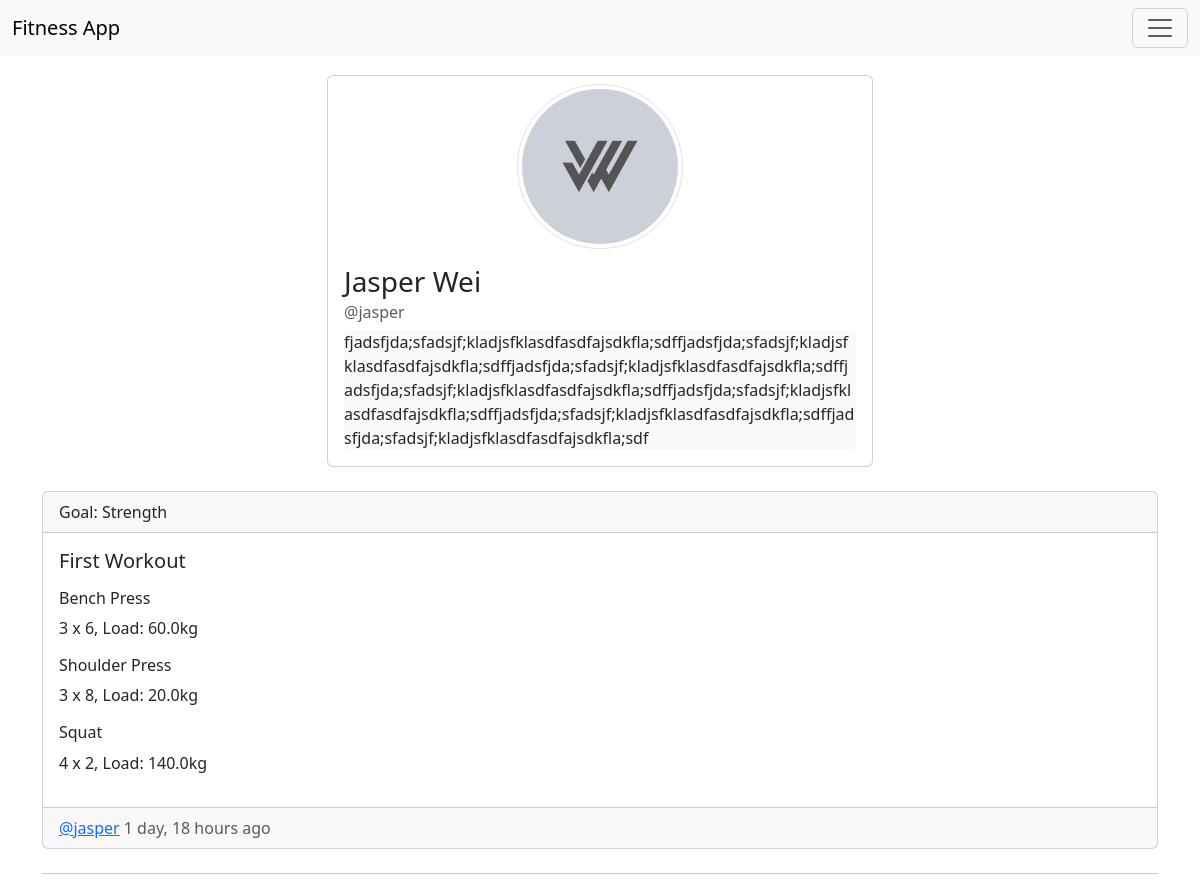
The page /base/userprofile/1 on the database its author committed.
### base/models.py (models this page shows)
class User(AbstractUser):
    email = models.EmailField(unique=True, null=True)
    bio = models.TextField(null=True)
    goal = models.ForeignKey(GoalsModel, on_delete=models.SET_NULL, null=True, blank=True)
    USERNAME_FIELD = 'email'
    REQUIRED_FIELDS = []
    pic = models.ImageField(null=True, default='person.svg')

class Workout(models.Model):
    class Meta:
        ordering = ["-created"]
    title = models.CharField(max_length=200, default="My workout")
    exercises = models.ManyToManyField(Exercise)
    created = models.DateTimeField(auto_now=True)
    user = models.ForeignKey(User, on_delete=models.CASCADE)
    goal = models.ForeignKey(GoalsModel, on_delete=models.SET_NULL, null=True)
    def __str__(self):
        return str(self.title)

class GoalsModel(models.Model):
    goal = models.CharField(max_length=200, null=True)
    def __str__(self):
        return self.goal

class Exercise(models.Model):
    name = models.ForeignKey(ExerciseList, blank=True, null=True, on_delete=models.SET_NULL)
    description = models.TextField(null=True)
    load = models.ForeignKey(LoadModel, blank=True, null=True, on_delete=models.SET_NULL)
    sets = models.ForeignKey(SetsModel, blank=True, null=True, on_delete=models.SET_NULL)
    reps = models.ForeignKey(RepsModel, blank=True, null=True, on_delete=models.SET_NULL)
    def __str__(self):
        return str(self.name)

class ExerciseList(models.Model):
    name = models.CharField(max_length=200)
    def __str__(self):
        return self.name

class SetsModel(models.Model):
    sets = models.IntegerField()
    def __str__(self):
        return str(self.sets)

class RepsModel(models.Model):
    reps = models.IntegerField()
    def __str__(self):
        return str(self.reps)

class LoadModel(models.Model):
    load = models.FloatField()
    def __str__(self):
        return str(self.load)

### base/views.py (the view)
# urls.py: path("userprofile/<int:pk>", views.UserProfileView.as_view(), name="userprofile"),
class UserProfileView(View):
    template_name = "base/userprofile.html"
    def get(self, request, pk):
        workouts = Workout.objects.filter(user=pk)
        ctx = {"workouts":workouts, "profileuser":User.objects.get(pk=pk)}
        return render(request, self.template_name, ctx)

### base/templates/base/userprofile.html
{% extends 'main.html' %}
{% load static %}
{% block content %}
<div class="row justify-content-center">
    <div class="col-12 col-md-6">
        <div class="card">
            <div class="row justify-content-center mt-2">
                <div class="col-4"><img src="{% static 'images/' %}{{profileuser.pic}}" class="card-img-top rounded-circle img-thumbnail" alt="alt"></div>
            </div>
            <div class="card-body">
                <h3 class="card-title">{{profileuser.first_name|title}} {{profileuser.last_name|title}}</h3>
                <h6 class="card-subtitle mb-2 text-body-secondary">@{{profileuser.username}}</h4>
              <p class="card-text bg-light rounded-1">{{profileuser.bio}}</p>
            </div>
          </div>
    </div>
</div>
{% include 'base/feed.html' %}
<hr>
{% endblock %}

### base/templates/main.html (shortened to what this page needs)
{% load static %}
<!DOCTYPE html>
<html lang="en">
  <head>
    <link href="https://cdn.jsdelivr.net/npm/bootstrap@5.3.2/dist/css/bootstrap.min.css" rel="stylesheet">
    <link rel="stylesheet" href="https://cdn.jsdelivr.net/npm/bootstrap-icons@1.11.3/font/bootstrap-icons.min.css">
  </head>
  <body>
    {% include 'base/navbar.html' %}
      <div class="container" style="margin-top: 75px;">
        {% block content %} {% endblock %}
      </div>
  </body>
</html>

### base/templates/base/navbar.html (shortened to what this page needs)
<nav class="navbar bg-body-tertiary fixed-top">
    <div class="container-fluid">
      <a class="navbar-brand" href="{%  url 'base:home' %}">Fitness App</a>
      <button class="navbar-toggler" type="button" data-bs-toggle="offcanvas" data-bs-target="#offcanvasNavbar" aria-controls="offcanvasNavbar" aria-label="Toggle navigation">
        <span class="navbar-toggler-icon"></span>
      </button>
    </div>
  </nav>

### base/templates/base/feed.html (shortened to what this page needs)
{% for workout in workouts %}
<div class="card text-start my-4">
  <div class="card-header">Goal: {{workout.goal}}</div>
  <div class="card-body">
    <h5 class="card-title">{{workout}}</h5>
    <div class="my-3">
      {% for exercise in workout.exercises.all %}
      <h6 class="card-text">{{exercise}}</h6>
      <p class="card-text">{{exercise.sets}} x {{exercise.reps}}, Load: {{exercise.load}}kg</p>
      {% endfor %}
    </div>
  </div>
  <div class="card-footer text-body-secondary">
    <a href="{% url 'base:userprofile' workout.user.pk %}"
      >@{{workout.user.username}}</a
    >  {{workout.created|timesince}} ago
  </div>
</div>
{% endfor %}

### rows shown on the page
User: pic (picture), first_name "Jasper", last_name "Wei", username "jasper", bio "fjadsfjda;sfadsjf;kladjsfklasdfasdfajsdkfla;sdffjadsfjda;sfadsjf;kladjsfklasdfasdfajsdkfla;sdffjadsfjda;sfadsjf;kladjsfklasdfasdfajsdkfla;sdffjadsfjda;sfadsjf;kladjsfklasdfasdfajsdkfla;sdffjadsfjda;sfadsjf;kladjsfklasdfasdfajsdkfla;sdffjadsfjda;sfadsjf;kladjsfklasdfasdfajsdkfla;sdffjadsfjda;sfadsjf;kladjsfklasdfasdfajsdkfla;sdf"
Workout: goal "Strength", title "First Workout", user.username "jasper", created "1 day, 18 hours"
Exercise: name.name "Bench Press", sets "3", reps "6", load "60.0"
Exercise: name.name "Shoulder Press", sets "3", reps "8", load "20.0"
Exercise: name.name "Squat", sets "4", reps "2", load "140.0"
